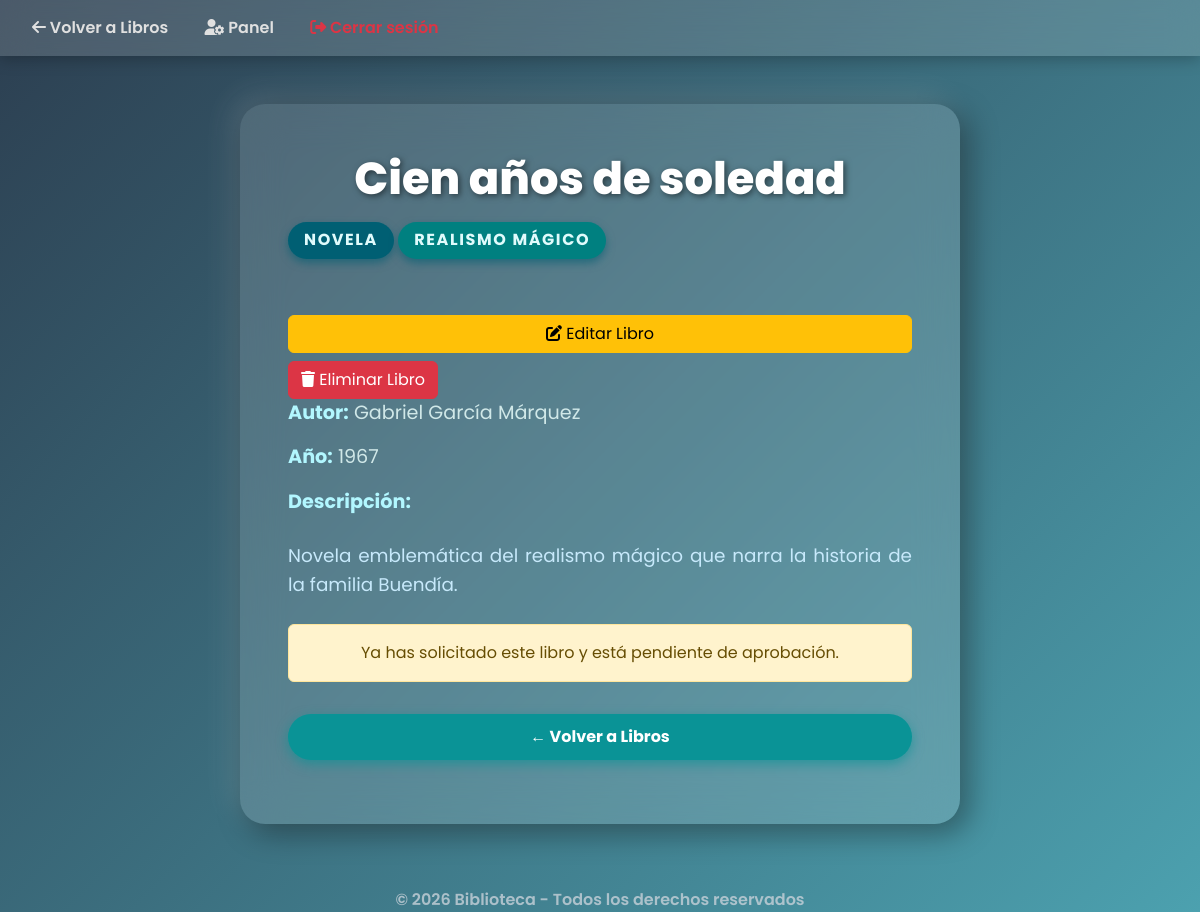
/detalle_libro.php?id=1 (signed in), run on the app's committed database.
### tables this page shows
CREATE TABLE `libros` (
  `id` int(11) NOT NULL,
  `titulo` varchar(200) NOT NULL,
  `autor` varchar(150) NOT NULL,
  `descripcion` text DEFAULT NULL,
  `categoria` varchar(100) DEFAULT NULL,
  `genero` varchar(100) DEFAULT NULL,
  `año` year(4) NOT NULL,
  `isbn` varchar(20) DEFAULT NULL,
  `disponible` tinyint(1) DEFAULT 1,
  `categoria_id` int(11) DEFAULT NULL,
  `imagen` varchar(255) DEFAULT NULL,
  `ruta_pdf` varchar(255) NOT NULL,
  `stock` int(11) NOT NULL DEFAULT 0
);

### detalle_libro.php (the view, shortened to what this page needs)
<?php
require 'database.php';
$id = (int)$_GET['id'];
$stmt = $pdo->prepare("SELECT * FROM libros WHERE id = ?");
$stmt->execute([$id]);
$libro = $stmt->fetch();
?>
<!DOCTYPE html>
<html lang="es">
<head>
  <link href="https://cdn.jsdelivr.net/npm/bootstrap@5.3.3/dist/css/bootstrap.min.css" rel="stylesheet" />
  <link href="https://cdnjs.cloudflare.com/ajax/libs/font-awesome/6.4.0/css/all.min.css" rel="stylesheet" />
</head>
<body>
<nav>
  <a href="libros.php"><i class="fa-solid fa-arrow-left"></i> Volver a Libros</a>
  <a href="panel.php"><i class="fa-solid fa-user-cog"></i> Panel</a>
  <a href="logout.php" class="text-danger"><i class="fa-solid fa-right-from-bracket"></i> Cerrar sesión</a>
</nav>
<div class="container" role="main">
  <h1><?php echo htmlspecialchars($libro['titulo']); ?></h1>
  <span class="category-badge"><?php echo htmlspecialchars($libro['categoria']); ?></span>
  <span class="category-badge" style="background:#008080;"><?php echo htmlspecialchars($libro['genero']); ?></span>
 <?php if ($_SESSION['rol'] === 'admin'): ?>
  <div class="d-grid gap-2 mt-4">
    <a href="editar_libro.php?id=<?= $libro['id'] ?>" class="btn btn-warning">
      <i class="fa-solid fa-pen-to-square"></i> Editar Libro
    </a>
    <form action="eliminar_libro.php" method="POST" onsubmit="return confirm('¿Estás seguro de que deseas eliminar este libro? Esta acción no se puede deshacer.')">
      <button type="submit" class="btn btn-danger">
        <i class="fa-solid fa-trash"></i> Eliminar Libro
      </button>
    </form>
  </div>
<?php endif; ?>
  <p class="detail-item"><strong>Autor:</strong> <?php echo htmlspecialchars($libro['autor']); ?></p>
  <p class="detail-item"><strong>Año:</strong> <?php echo htmlspecialchars($libro['año']); ?></p>
  <p class="detail-item"><strong>Descripción:</strong></p>
  <p class="description"><?php echo nl2br(htmlspecialchars($libro['descripcion'])); ?></p>
  <?php
  $stmtCheck = $pdo->prepare("SELECT COUNT(*) FROM prestamos WHERE libro_id = ? AND usuario_id = ? AND estado = 'pendiente'");
  $stmtCheck->execute([$libro['id'], $_SESSION['usuario_id']]);
  $yaSolicitado = $stmtCheck->fetchColumn() > 0;
  ?>
  <?php if (!$yaSolicitado): ?>
    <form method="POST" action="pedir_prestamo.php">
      <input type="hidden" name="libro_id" value="<?php echo $libro['id']; ?>">
      <button type="submit" class="btn btn-success mt-4 w-100">
        <i class="fa-solid fa-book-open-reader"></i> Pedir Préstamo
      </button>
    </form>
  <?php else: ?>
    <div class="alert alert-warning mt-4 text-center">
      Ya has solicitado este libro y está pendiente de aprobación.
    </div>
  <?php endif; ?>
  <a href="libros.php" class="btn-back">← Volver a Libros</a>
</div>
<footer>
  &copy; <?php echo date('Y'); ?> Biblioteca - Todos los derechos reservados
</footer>
</body>
</html>

### detalle_libro.php (style rules this page uses)
body { font-family: 'Poppins', sans-serif; background: linear-gradient(135deg, #2c3e50 0%, #4ca1af 100%); color: white; min-height: 100vh; margin: 0; }
nav { background: rgba(255 255 255 / 0.15); backdrop-filter: blur(15px); padding: 1rem 2rem; box-shadow: 0 3px 15px rgba(0,0,0,0.25); }
nav a { color: #e0e0e0; font-weight: 600; text-decoration: none; margin-right: 2rem; transition: color 0.3s ease; }
.container { max-width: 720px; background: rgba(255 255 255 / 0.15); border-radius: 25px; box-shadow: 8px 8px 30px rgba(0,0,0,0.4), -8px -8px 30px rgba(255,255,255,0.15); padding: 3rem 3rem 4rem; margin: 3rem auto 4rem; backdrop-filter: blur(20px); }
h1 { font-weight: 800; font-size: 2.8rem; color: #fff; text-shadow: 2px 2px 6px rgba(0,0,0,0.5); margin-bottom: 1rem; text-align: center; }
.category-badge { display: inline-block; background: #005f73; color: #e0fbfc; font-weight: 700; font-size: 1rem; padding: 0.4rem 1rem; border-radius: 20px; text-transform: uppercase; letter-spacing: 0.1em; margin-bottom: 2rem; box-shadow: 0 4px 8px rgb(0 95 115 / 0.6); }
.detail-item { font-size: 1.2rem; margin-bottom: 1rem; color: #d0e8e8; }
.detail-item strong { color: #b2f7ff; }
p.description { font-size: 1.15rem; line-height: 1.6; color: #c7e9fb; margin-top: 1.5rem; text-align: justify; }
.btn-back { display: block; margin: 2rem auto 0; background: #0a9396; color: white; font-weight: 700; border: none; border-radius: 30px; padding: 0.7rem 2.5rem; text-align: center; text-decoration: none; transition: background-color 0.3s ease, box-shadow 0.3s ease; box-shadow: 0 4px 12px #0a9396aa; }
footer { text-align: center; color: #c7d1d9; font-weight: 600; margin-top: 4rem; font-size: 1rem; opacity: 0.8; }

### data on the page
libros: titulo "Cien años de soledad", categoria "NOVELA", genero "REALISMO MÁGICO", autor "Gabriel García Márquez", año "1967", descripcion "Novela emblemática del realismo mágico que narra la historia de la familia Buendía."
